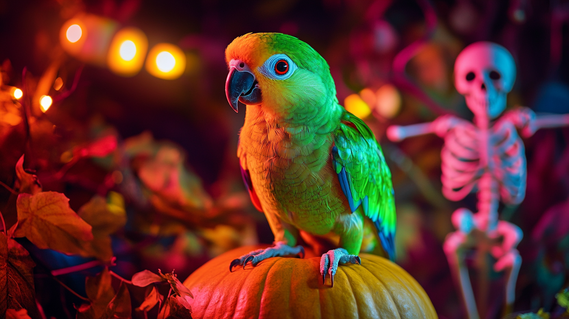
#> input picture Data Processing and Analysis/lab4/parrot2.png, 569 x 319 px, shrunk from 1456 x 816 before the run
$ jupyter execute --allow-errors lab4.ipynb
#> lines starting #> are read from the running program, lines starting #| are printed output that depends on the picture; long printed decimals are rounded
[cell 1]
import matplotlib.pyplot as plt
import numpy as np

from skimage import filters
from skimage import exposure

# Dyskretyzacja

Zad 1, 2, 3

[cell 2]
def sin(f, fs):
    t = np.arange(0, 1, 1/fs)
    s = np.sin(2*np.pi*f*t)
    return t, s

tab = [20, 21, 30, 45, 50, 100, 150, 200, 250, 1000]
plt.figure(figsize=(20, 8))
for i in range(10):
    plt.subplot(2, 5, i+1)
    s = sin(10, tab[i])
    plt.plot(s[0], s[1])
    plt.title(f"fs = {tab[i]} HZ")
plt.show()
#> figure, not shown here; panel 1: curve peaks at x = 0.6, y = 5.64e-15; panel 2: curve peaks at x = 0.524, y = 0.997; panel 3: curve peaks at x = 0.933, y = 0.866; panel 4: curve peaks at x = 0.822, y = 0.985

Zad 4

Tak, twierdzenie o próbkowaniu Nyquista-Shannona

Zad 5

Aliasing

Zad 6

#> (a cell that did not finish here is left out)

Zad 7

[cell 4]
methods = [None, 'none', 'nearest', 'bilinear', 'bicubic', 'spline16',
           'spline36', 'hanning', 'hamming', 'hermite', 'kaiser', 'quadric',
           'catrom', 'gaussian', 'bessel', 'mitchell', 'sinc', 'lanczos']

#> (the rest of this cell did not finish here and is left out)

# Kwantyzacja

Zad 1

[cell 5]
img = plt.imread("parrot2.png")
#> img is the input picture: shape (319, 569, 3) float32; mean R, G, B 0.377, 0.192, 0.154
plt.imshow(img)
plt.show()

Zad 2

[cell 6]
print(img.ndim)
#| 3

Zad 3

[cell 7]
print(img.shape)
#| (319, 569, 3)
# wartość 3.

Zad 4

[cell 8]
img1 = (np.max(img, axis=2) + np.min(img, axis=2)) / 2
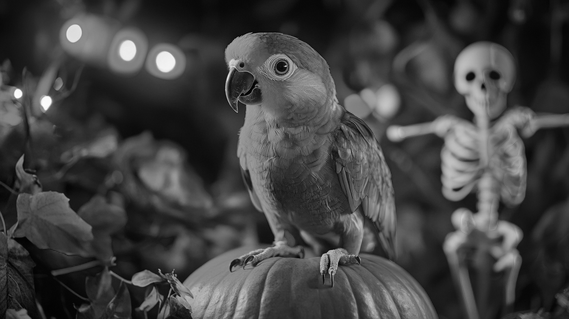
#> img1: shape (319, 569) float32; min 0, max 0.996, mean 0.26
img2 = np.mean(img, axis=2)
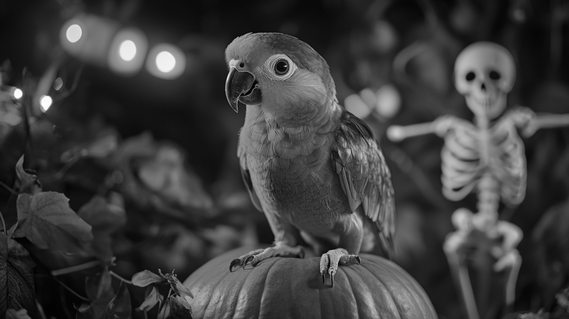
#> img2: shape (319, 569) float32; min 0, max 0.996, mean 0.241
img3 = 0.21*img[:,:,0] + 0.72*img[:,:,1] + 0.07*img[:,:,2]
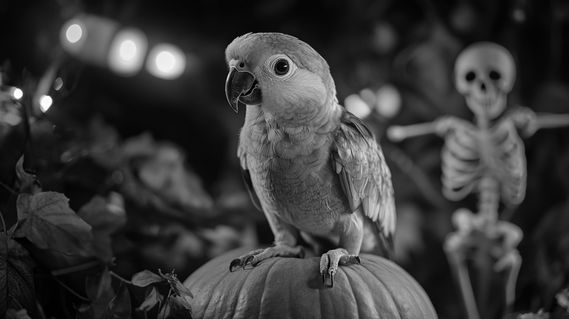
#> img3: shape (319, 569) float32; min 0, max 0.997, mean 0.229

plt.subplot(2, 2, 1)
plt.imshow(img)

plt.subplot(2, 2, 2)
plt.imshow(img1, cmap="gray")

plt.subplot(2, 2, 3)
plt.imshow(img2, cmap="gray")

plt.subplot(2, 2, 4)
plt.imshow(img3, cmap="gray")

plt.show()

Zad 5

[cell 9]
x1, b1 = np.histogram(img1, bins=256)
#> x1 = 256 values, max 2234 at index 28, min 1 at index 216, mean 709; b1 = 257 values from 0 to 0.996
x2, b2 = np.histogram(img2, bins=256)
#> x2 = 256 values, max 3206 at index 18, min 0 at index 247, mean 709; b2 = 257 values from 0 to 0.996
x3, b3 = np.histogram(img3, bins=256)
#> x3 = 256 values, max 3579 at index 14, min 2 at index 245, mean 709; b3 = 257 values from 0 to 0.997

plt.figure(figsize=(15, 5))

plt.subplot(1, 3, 1)
plt.hist(b1[:-1], b1, weights=x1)
plt.title("wyznaczenie jasności piksela")

plt.subplot(1, 3, 2)
plt.hist(b2[:-1], b2, weights=x2)
plt.title("uśrednienie wartości piksela")

plt.subplot(1, 3, 3)
plt.hist(b3[:-1], b3, weights=x3)
plt.title("wyznaczenie luminacji piksela")

plt.show()
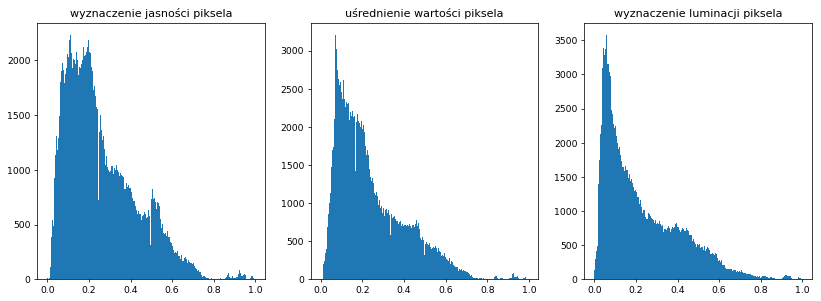
#> figure drawn by matplotlib, 3 panels; panel 1: tallest bar 2234 high, from x = 0.109 to 0.113; panel 2: tallest bar 3206 high, from x = 0.07 to 0.0739; panel 3: tallest bar 3579 high, from x = 0.0545 to 0.0584

Zad 6

[cell 10]
x1_reduced, b1_reduced = np.histogram(img1, bins=16)
#> x1_reduced = [11929, 31460, 31932, 28797, 18638, 15600, 12250, 9168, 10445, 5491, 3045, 1646, 199, 165, 426, 320]; b1_reduced = 17 values from 0 to 0.996
print(b1_reduced)
#| [0.         0.06225  0.1245  0.1868  0.249 0.3113
#|  0.3735  0.4358  0.498 0.5603  0.6225   0.6848
#|  0.7471  0.8093  0.8716  0.9338  0.9961]

Zad 7

[cell 11]
n_bins = 16

hist, edges = np.histogram(img1, bins=n_bins)
#> hist has the same summary as x1_reduced; edges = 17 values from 0 to 0.996

c = (edges[:-1] + edges[1:]) / 2
#> c = [0.0311, 0.0934, 0.156, 0.218, 0.28, 0.342, 0.405, 0.467, 0.529, 0.591, 0.654, 0.716, 0.778, 0.84, 0.903, 0.965]

id = np.digitize(img1, edges) - 1
id = np.clip(id, 0, len(c) - 1)

img_reduced = c[id]

plt.imshow(img_reduced, cmap='gray')
plt.show()

Zad 8

[cell 12]
plt.figure(figsize=(20, 10))

plt.subplot(2, 4, 1)
plt.imshow(img)
plt.title('oryginał')

plt.subplot(2, 4, 2)
plt.imshow(img1, cmap="gray")
plt.title('wyznaczenie jasności piksela')

plt.subplot(2, 4, 3)
plt.imshow(img2, cmap="gray")
plt.title('uśrednienie wartości piksela')

plt.subplot(2, 4, 4)
plt.imshow(img3, cmap="gray")
plt.title('wyznaczenie luminacji piksela')

plt.subplot(2, 4, 5)
plt.imshow(img_reduced, cmap="gray")
plt.title('zredukowany')

plt.subplot(2, 4, 6)
plt.hist(b1[:-1], b1, weights=x1)
plt.title('wyznaczenie jasności piksela')

plt.subplot(2, 4, 7)
plt.hist(b2[:-1], b2, weights=x2)
plt.title('uśrednienie wartości piksela')

plt.subplot(2, 4, 8)
plt.hist(b3[:-1], b3, weights=x3)
plt.title('wyznaczenie luminacji piksela')

plt.tight_layout()
plt.show()
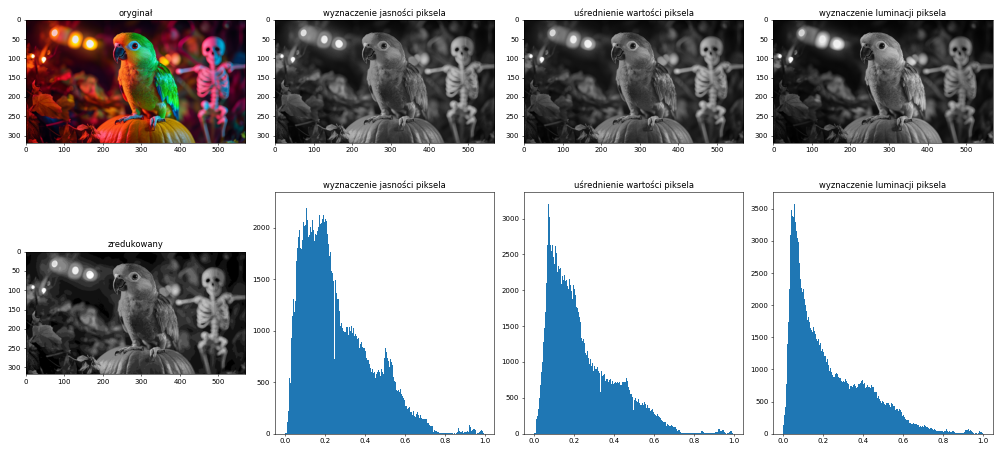
#> figure drawn by matplotlib, 8 panels; panel 6: tallest bar 2234 high, from x = 0.109 to 0.113; panel 7: tallest bar 3206 high, from x = 0.07 to 0.0739; panel 8: tallest bar 3579 high, from x = 0.0545 to 0.0584

# Binaryzacja

Zad 1,2

[cell 13]
img = plt.imread('coins2.png')
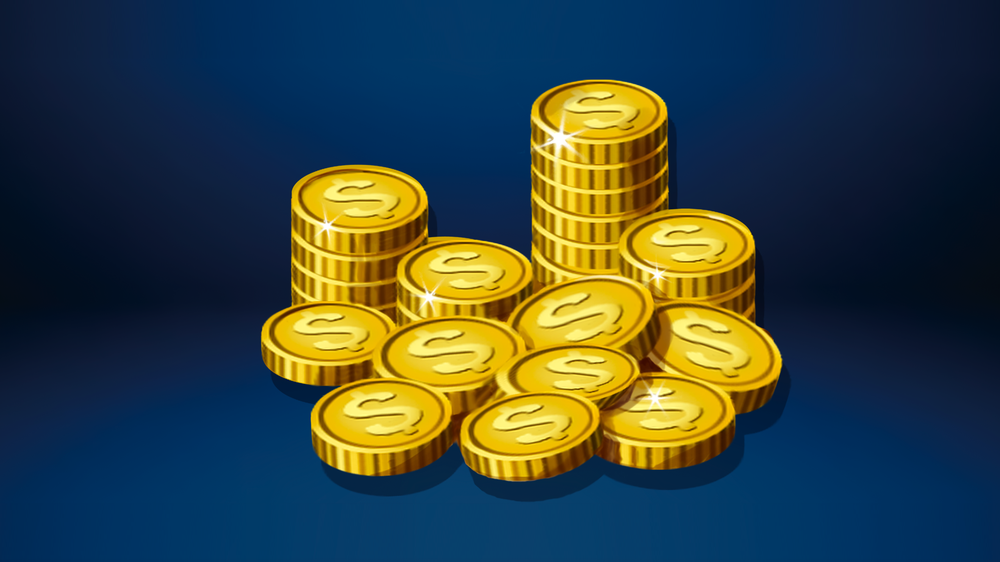
#> input picture Data Processing and Analysis/lab4/coins2.png, 1000 x 562 px, shrunk from 2560 x 1440 before the run
#> img is the input picture: shape (562, 1000, 3) float32; mean R, G, B 0.212, 0.269, 0.245
img5 = np.mean(img, axis=2)
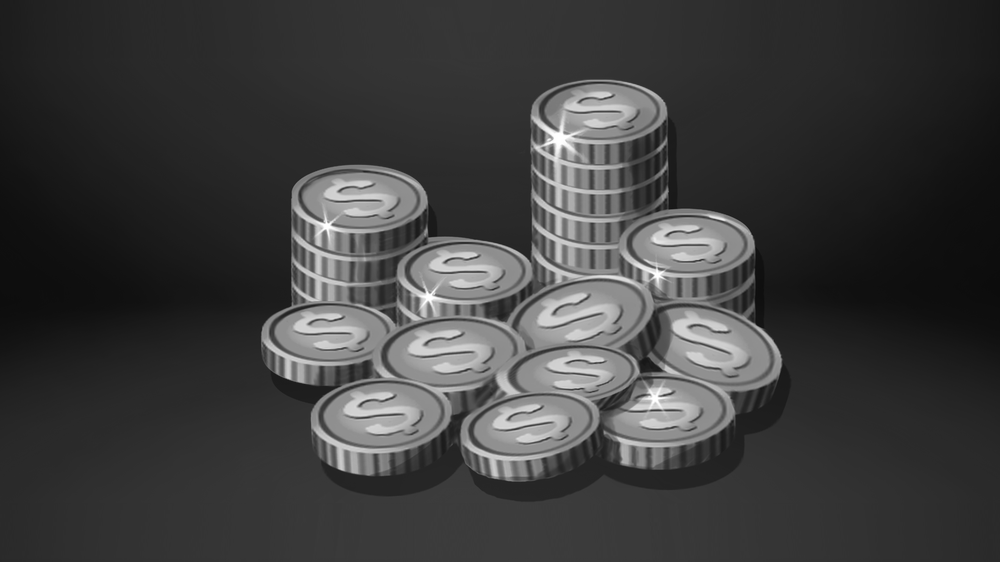
#> img5: shape (562, 1000) float32; min 0.0471, max 1, mean 0.242

plt.figure(figsize=(10, 5))

plt.subplot(1, 2, 1)
plt.imshow(img)

plt.subplot(1, 2, 2)
x5, b5 = np.histogram(img5, bins=256)
#> x5 = 256 values, max 23866 at index 31, min 9 at index 249, mean 2195.3; b5 = 257 values from 0.0471 to 1
plt.hist(b5[:-1], b5, weights=x5)
plt.show()
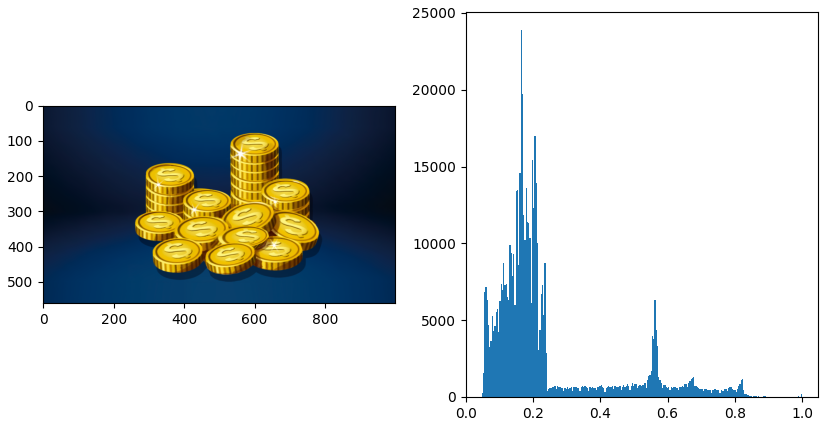
#> figure drawn by matplotlib, 2 panels; panel 2: tallest bar 23866 high, from x = 0.162 to 0.166

Zad 3, 4, 5

[cell 14]
def prog(hist, od, do):
    return np.argmin(hist[od:do]) + od

val = prog(x5, 55, 141) / 255
#> val = 0.384

plt.figure(figsize=(15,5))

plt.subplot(1, 4, 1)
plt.plot(b5[:-1], x5)
plt.axvline(val, color="r")
plt.title('histogram')

plt.subplot(1, 4, 2)
plt.imshow(img5, cmap="gray", interpolation='nearest')
plt.title('oryginał')

plt.subplot(1, 4, 3)
plt.imshow(img5 < val, cmap="gray", interpolation='nearest')
plt.title('binaryzacja')

img_c = img.copy()
img_c[img5 < val,:]=0
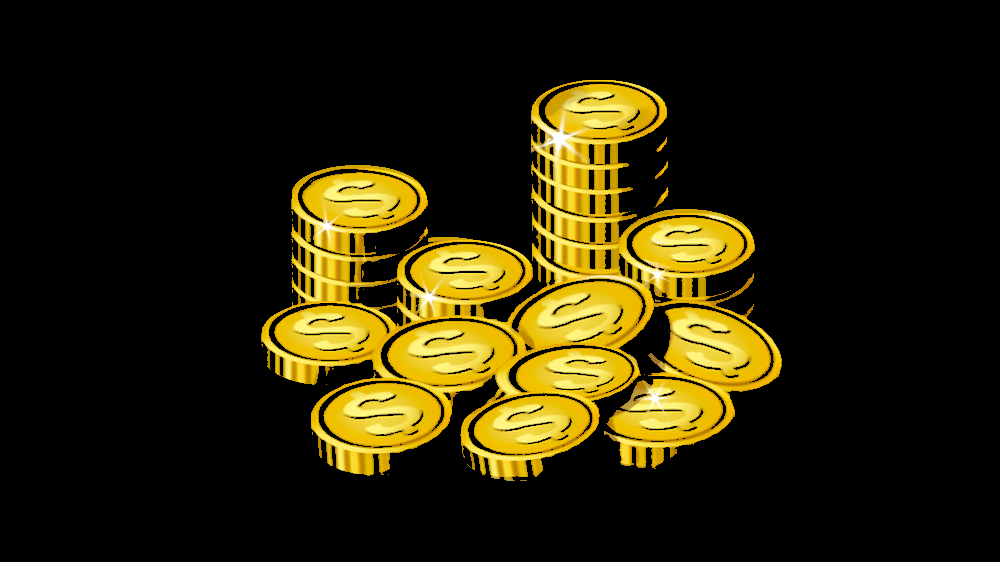
#> img_c: shape (562, 1000, 3) float32; mean R, G, B 0.163, 0.136, 0.0249

plt.subplot(1, 4, 4)
plt.imshow(img_c)
plt.title('segmentacja')

plt.show()
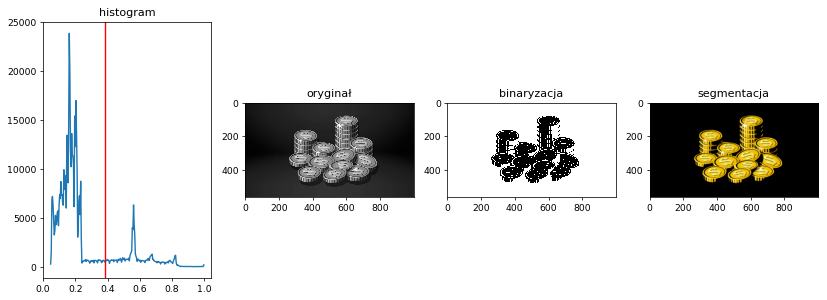
#> figure drawn by matplotlib, 4 panels; panel 1: curve peaks at x = 0.162, y = 23866
